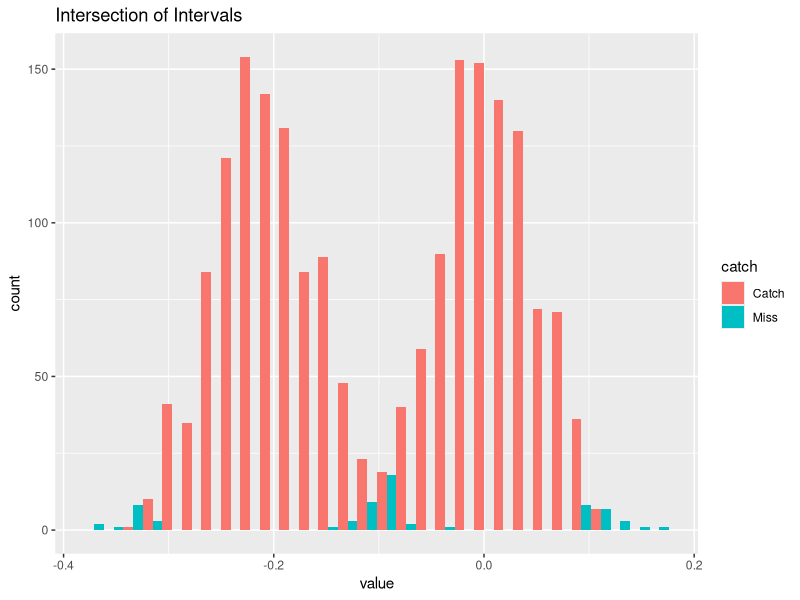
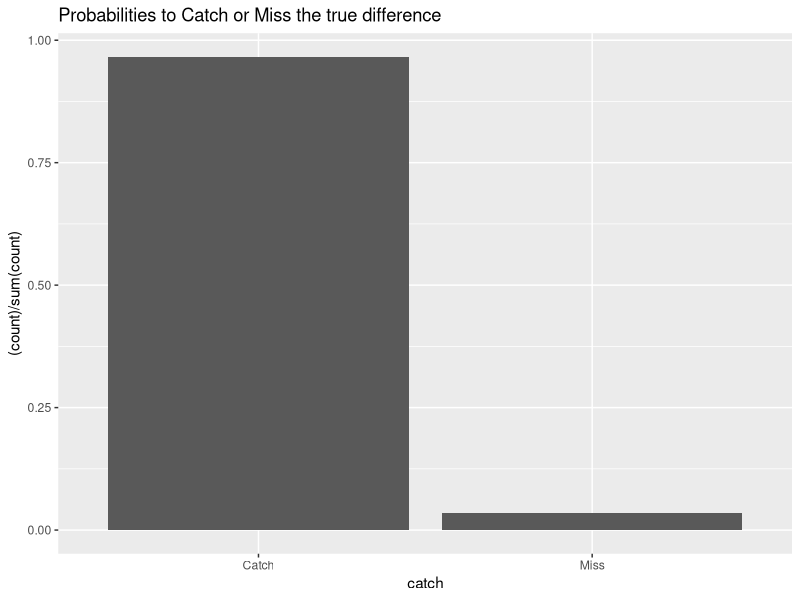
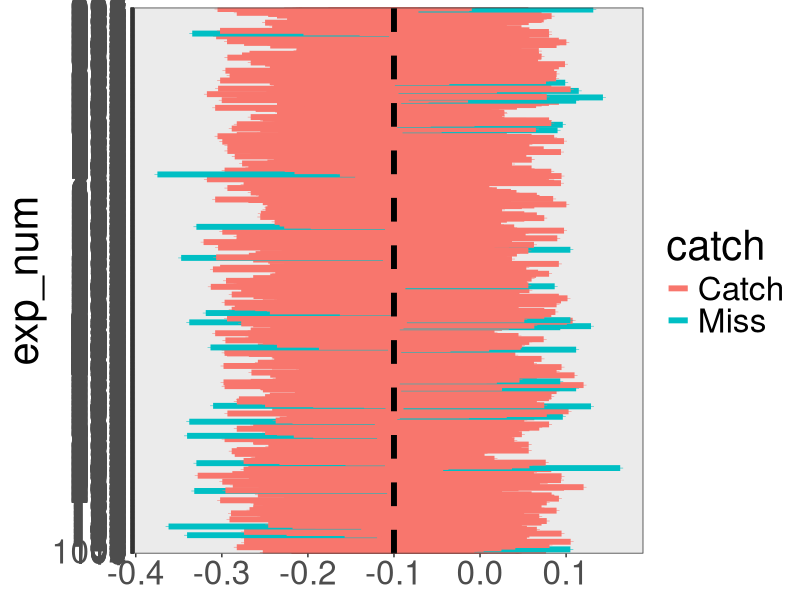
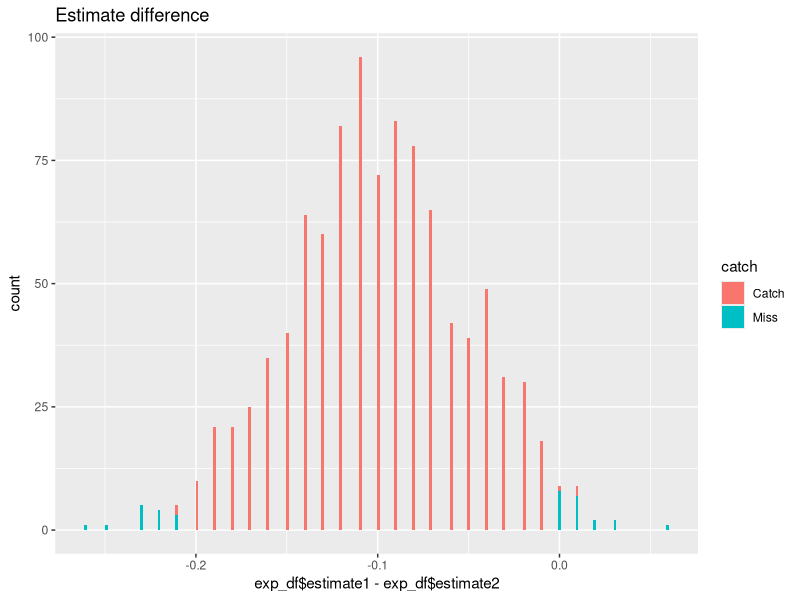
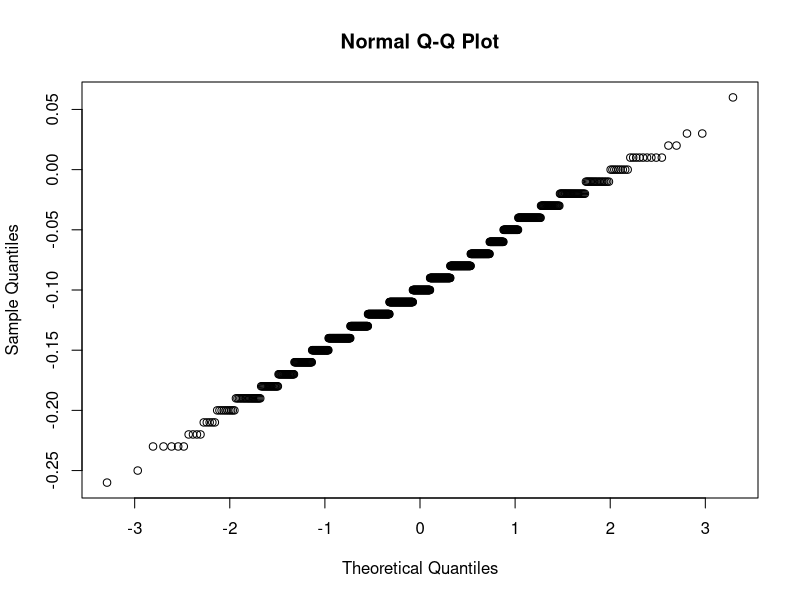
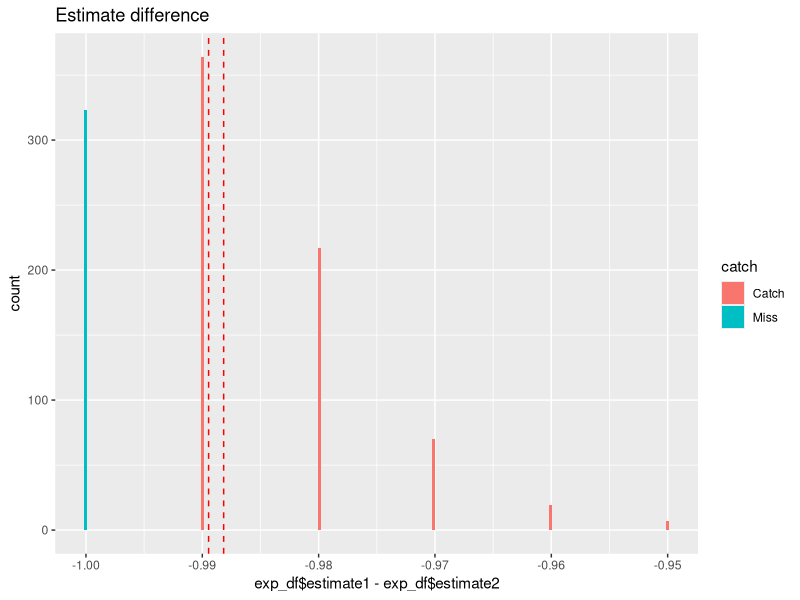
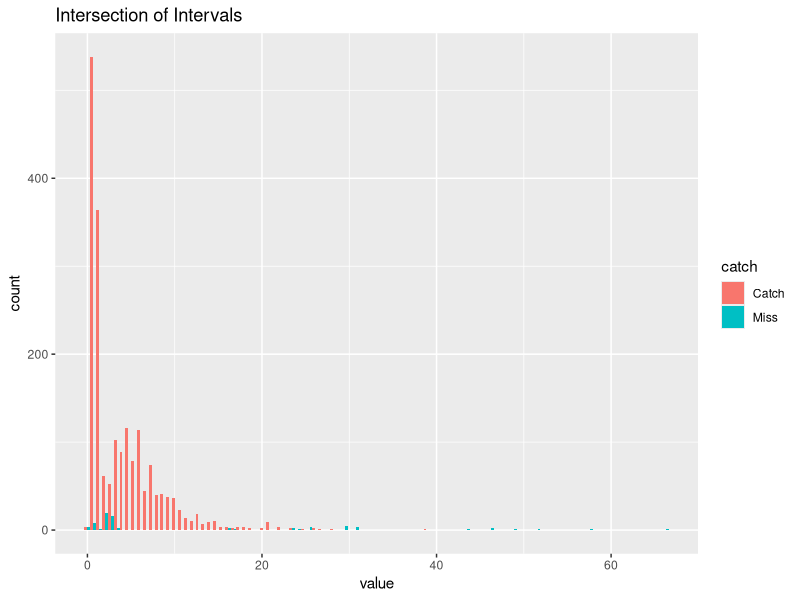
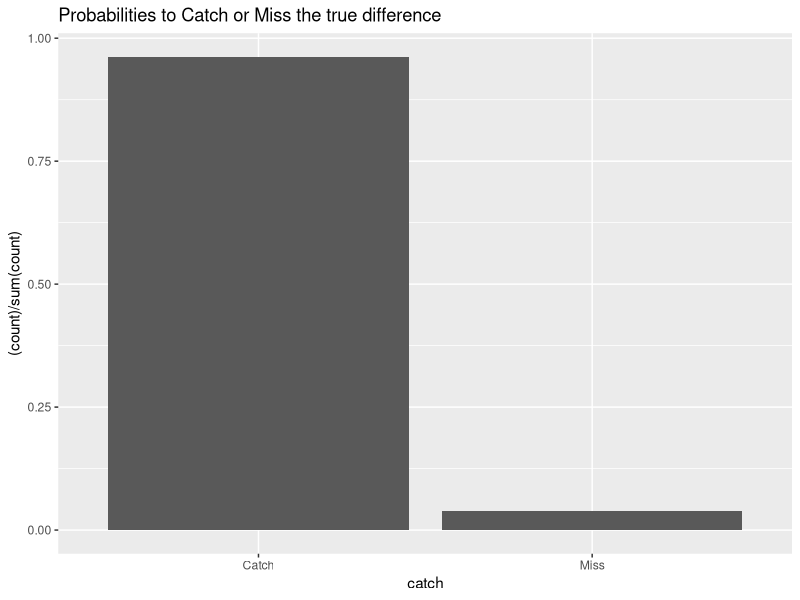

R code for these plots, in order:
## ---- chunk 1
knitr::opts_chunk$set(echo = TRUE)

library(tidyverse)
library(broom)

## ---- chunk 2

p_R <- 0.1 # Истинная вероятность выздоровления для референса (в ГЕНЕРАЛЬНОЙ СОВОКУПНОСТИ)

p_T <- 0.2 # Истинная вероятность выздоровления для теста (в ГЕНЕРАЛЬНОЙ СОВОКУПНОСТИ)

true_OR <- (p_T/(1-p_T))/(p_R/(1-p_R)) # Истинное отношение шансов

## ---- chunk 3

sample_size <- 100 # Количество пациентов в каждой из групп

df_trial <- data.frame(
  arm = rep(c('R', 'T'), each = sample_size),
  patient_ID = rep(1:sample_size, 2),
  recovery_status = c(sample(c(1,0), sample_size, replace = TRUE, prob = c(p_R, 1 - p_R)),
                      sample(c(1,0), sample_size, replace = TRUE, prob = c(p_T, 1 - p_T)))
)

## ---- chunk 4

df_prop <- df_trial %>%
  #group_by(arm) %>% # Группировка типу интервенции (тест/референс)
  dplyr::summarise(x = sum(recovery_status), # Подсчет числа положительных исходов (единиц)
                   n = n()) %>% # Подсчет общего числа пациентов в группе
  ungroup() %>% 
  dplyr::summarise(X = as.array(x), N = as.array(n)) %>% # Соединение все x и n в отдельные вектора
  # заменила list(x) потому что он поднимал ошибку - unimplemented type 'list' in 'EncodeElement'
  rowwise() %>% 
  mutate(tst = list(broom::tidy(prop.test(X, N)))) %>% # Вычисление ДИ на разницу пропорций # в этом варианте теста он считает 1-sample proportions, а надо 2-sample. отсюда неправильное сравнение ниже
  unnest(tst) %>% # Раскладка результатов prop.test по столбцам 
  mutate(catch = ifelse(conf.low < p_R-p_T & p_R-p_T < conf.high, "Catch", "Miss")) # истинная разность вероятностей должна быть покрыта. Непонятно почему мы сравниваем confidence interval для одной группы с разницей истинных вероятностей. Кажется что в таком случае надо рассчитывать разницу вероятностей.
  
df_prop

## ---- chunk 5

call_experiment <- function (p_R,p_t, true_OR){
  sample_size <- 100 # Количество пациентов в каждой из групп

    df_trial <- data.frame(
      arm = rep(c('R', 'T'), each = sample_size),
      patient_ID = rep(1:sample_size, 2),
      recovery_status = c(sample(c(1,0), sample_size, replace = TRUE, prob = c(p_R, 1 - p_R)),
                          sample(c(1,0), sample_size, replace = TRUE, prob = c(p_T, 1 - p_T)))

    )

    df_prop <- df_trial %>%
      group_by(arm) %>% # Группировка типу интервенции (тест/референс)
      dplyr::reframe(x = sum(recovery_status), # Подсчет числа положительных исходов (единиц)
                       n = n()) %>% # Подсчет общего числа пациентов в группе
      ungroup() %>%
      dplyr::reframe(X = x, N = n) # Соединение все x и n в отдельные вектора
      # заменила list(x) потому что он поднимал ошибку - unimplemented type 'list' in 'EncodeElement'

     df_res = as.data.frame(broom::tidy(prop.test(df_prop$X, df_prop$N))) %>%  # Вычисление ДИ на разницу пропорций.
      mutate(catch = ifelse(conf.low < p_R-p_T & p_R-p_T < conf.high, "Catch", "Miss"))
      return(df_res)
}

exp_list <- list()

for (i in 1:1000) {
    exp_list[[i]] <- call_experiment(p_R,p_t, true_OR)
}


exp_df = bind_rows(exp_list, .id = "exp_num")
## ---- chunk 6
library(reshape2)
# Оценить полученную вероятность накрытия (истинной разницы вероятностей?) с заданной по умолчанию (0.95).
melted_df <- melt(exp_df[c("conf.high", "conf.low", "catch")], id.vars = "catch")
library(ggplot2)
ggplot(melted_df, aes(x = value, fill=catch)) + geom_histogram(position = "dodge") + labs(title = "Intersection of Intervals")
ggplot(exp_df, aes(x = catch)) + geom_bar(aes(y = (..count..)/sum(..count..))) + labs(title = "Probabilities to Catch or Miss the true difference")

ggplot(exp_df, aes(y = exp_num)) +
  geom_errorbar(mapping = aes(xmin = conf.low, xmax = conf.high, color = catch), linewidth = 2) +
  geom_vline(xintercept=p_R-p_T, linetype="dashed",
                color = "black", linewidth=2) +
  theme_bw() +
  theme(text = element_text(size = 30))


table(exp_df['catch'])


## ---- chunk 7
# Построить гистограмму точечной оценки разницы вероятностей (estimate1-estimae2) и подумать о ее распределении

ggplot(exp_df, aes(x = exp_df$estimate1-exp_df$estimate2, fill=catch)) + geom_histogram(bins = 200) + labs(title = "Estimate difference")
# думаю что похоже на нормально, но это надо проверять. Похоже что есть выбросы.
plot.new()
qqnorm(exp_df$estimate1-exp_df$estimate2) # seems ok
shapiro.test(exp_df$estimate1-exp_df$estimate2) # not normal?
## ---- chunk 8
# Проверить, корректно ли работает методика построения ДИ, реализованная в prop.test, при различных значениях p_R и p_T.
# Предположим что разница в estimate распределена нормально (что не следует из предыдущего блока анализа)
# тогда можно посчитать ожидаемые интервалы

p_R <- 0.001# Истинная вероятность выздоровления для референса (в ГЕНЕРАЛЬНОЙ СОВОКУПНОСТИ)

p_T <- 0.99 # Истинная вероятность выздоровления для теста (в ГЕНЕРАЛЬНОЙ СОВОКУПНОСТИ)

true_OR <- (p_T/(1-p_T))/(p_R/(1-p_R)) # Истинное отношение шансов

exp_list <- list()

for (i in 1:1000) {
    exp_list[[i]] <- call_experiment(p_R,p_t, true_OR)
}


exp_df = bind_rows(exp_list, .id = "exp_num")

# Sample data
data <-exp_df$estimate1-exp_df$estimate2
# Calculate the 95% confidence interval
result <- t.test(data, conf.level = 0.95, alternative = "two.sided")
conf_int <- result$conf.int

ggplot(exp_df, aes(x = exp_df$estimate1-exp_df$estimate2, fill=catch)) +
  geom_histogram(bins = 200) +
  labs(title = "Estimate difference") +
  geom_vline(xintercept = c(conf_int[1], conf_int[2]), color = "red", linetype = "dashed")
# Есть ощущение что график сдвинут вправо, вне зависимости от истинных вероятностей. Хвост слева длинее хвоста справа.
## ---- chunk 9

p_R <- 0.1 # Истинная вероятность выздоровления для референса (в ГЕНЕРАЛЬНОЙ СОВОКУПНОСТИ)

p_T <- 0.2 # Истинная вероятность выздоровления для теста (в ГЕНЕРАЛЬНОЙ СОВОКУПНОСТИ)

true_OR <- (p_T/(1-p_T))/(p_R/(1-p_R)) # Истинное отношение шансов

df_OR <- df_trial %>%
  dplyr::summarise(broom::tidy(fisher.test(table(.$arm, .$recovery_status)))) %>% 
  mutate(catch = ifelse(conf.low < true_OR & true_OR < conf.high, "Catch", "Miss"))

print(df_OR)
## ---- chunk 10

# Повторить этот эксперимент 1000 раз, каждый раз фиксирую факт накрытия истинного отношения шансов (true_OR).

call_second <- function(p_R, p_T,true_OR ){
    sample_size <- 100 # Количество пациентов в каждой из групп

    df_trial <- data.frame(
      arm = rep(c('R', 'T'), each = sample_size),
      patient_ID = rep(1:sample_size, 2),
      recovery_status = c(sample(c(1,0), sample_size, replace = TRUE, prob = c(p_R, 1 - p_R)),
                          sample(c(1,0), sample_size, replace = TRUE, prob = c(p_T, 1 - p_T)))

    )
    return(
      df_trial %>%
  dplyr::summarise(broom::tidy(fisher.test(table(.$arm, .$recovery_status)))) %>%
  mutate(catch = ifelse(conf.low < true_OR & true_OR < conf.high, "Catch", "Miss")
  )
)
}


exp_sec_list <- list()

for (i in 1:1000) {
    exp_sec_list[[i]] <- call_second(p_R,p_T, true_OR)
}


exp_sec_df = bind_rows(exp_sec_list, .id = "exp_num")

## ---- chunk 11
melted_df <- melt(exp_sec_df[c("conf.high", "conf.low", "catch")], id.vars = "catch")
ggplot(melted_df, aes(x = value, fill=catch)) + geom_histogram(position = "dodge", bins = 100) + labs(title = "Intersection of Intervals")
ggplot(exp_sec_df, aes(x = catch)) + geom_bar(aes(y = (..count..)/sum(..count..))) + labs(title = "Probabilities to Catch or Miss the true difference")

ggplot(exp_sec_df, aes(y = exp_num)) +
  geom_errorbar(mapping = aes(xmin = conf.low, xmax = conf.high, color = catch), linewidth = 2) +
  geom_vline(xintercept=true_OR, linetype="dashed",
                color = "black", linewidth=2) +
  theme_bw() +
  theme(text = element_text(size = 30))


table(exp_sec_df['catch'])
## ---- chunk 12
ggplot(exp_sec_df, aes(x = exp_sec_df$estimate, fill=catch)) +
  geom_histogram(bins = 200) +
  labs(title = "Estimate difference")

# в этом подходе график сдвинут влево, не возникает сомнений что распределение не нормальное
## ---- chunk 13

p_R <- 0.99 # Истинная вероятность выздоровления для референса (в ГЕНЕРАЛЬНОЙ СОВОКУПНОСТИ)

p_T <- 0.50 # Истинная вероятность выздоровления для теста (в ГЕНЕРАЛЬНОЙ СОВОКУПНОСТИ)

true_OR <- (p_T/(1-p_T))/(p_R/(1-p_R)) # Истинное отношение шансов

exp_sec_list <- list()

for (i in 1:1000) {
    exp_sec_list[[i]] <- call_second(p_R,p_T, true_OR)
}


exp_sec_df = bind_rows(exp_sec_list, .id = "exp_num")

ggplot(exp_sec_df, aes(x = exp_sec_df$estimate, fill=catch)) +
  geom_histogram(bins = 200) +
  labs(title = "Estimate difference")+
  geom_vline(xintercept = true_OR, color = "red", linetype = "dashed")

# В данном случае ДИ посчитаны как-то странно
## ---- chunk 14

